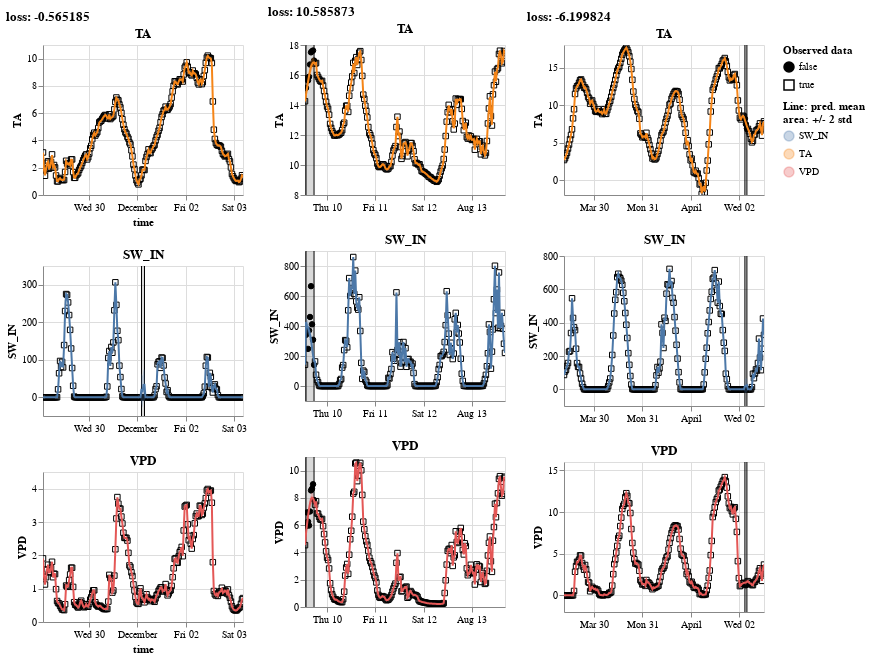

Write notebook code for a chart like this one.
### Code cell
show_results(learn)

### Figure 1 — Vega-Lite specification as saved in the notebook (floating-point values rounded to 4 significant figures; data arrays with more than 128 entries replaced by an {"elided": "..."} marker saying what was removed)
{"config": {"view": {"continuousWidth": 400, "continuousHeight": 300}}, "hconcat": [{"vconcat": [{"hconcat": [{"layer": [{"mark": {"type": "point", "color": "black", "fillOpacity": 1, "strokeWidth": 1}, "encoding": {"fill": {"field": "is_present", "legend": {"title": ["Observed data"]}, "scale": {"range": ["black", "#ffffff00"]}, "type": "nominal"}, "shape": {"field": "is_present", "type": "nominal"}, "x": {"axis": {"domain": true, "labels": true, "ticks": true, "title": "time"}, "field": "time", "type": "temporal"}, "y": {"field": "value", "scale": {"zero": false}, "title": "TA", "type": "quantitative"}}}, {"layer": [{"mark": "errorband", "encoding": {"color": {"field": "variable", "legend": {"title": ["Line: pred. mean", "area: +/- 2 std"]}, "type": "nominal"}, "x": {"field": "time", "type": "temporal"}, "y": {"field": "err_low", "scale": {"zero": false}, "title": "TA", "type": "quantitative"}, "y2": {"field": "err_high"}}, "name": "view_46"}, {"mark": "line", "encoding": {"color": {"field": "variable", "type": "nominal"}, "x": {"field": "time", "type": "temporal"}, "y": {"field": "mean", "scale": {"zero": false}, "title": "TA", "type": "quantitative"}}}]}], "height": 150, "title": "TA", "width": 200}], "data": {"name": "data-f981d4a55e1dc5d6170d4135053f1e18"}}, {"hconcat": [{"layer": [{"data": {"name": "data-27f4557f15a414acc0160de8d11b57a1"}, "mark": {"type": "point", "color": "black", "fillOpacity": 1, "strokeWidth": 1}, "encoding": {"fill": {"field": "is_present", "legend": {"title": ["Observed data"]}, "scale": {"range": ["black", "#ffffff00"]}, "type": "nominal"}, "shape": {"field": "is_present", "type": "nominal"}, "x": {"axis": {"domain": true, "labels": true, "ticks": true, "title": "time"}, "field": "time", "type": "temporal"}, "y": {"field": "value", "scale": {"zero": false}, "title": "SW_IN", "type": "quantitative"}}}, {"layer": [{"mark": "rule", "encoding": {"x": {"axis": {"domain": false, "labels": false, "ticks": false, "title": null}, "field": "gap_start", "type": "temporal"}}}, {"mark": "rule", "encoding": {"x": {"axis": {"domain": false, "labels": false, "ticks": false, "title": null}, "field": "gap_end", "type": "temporal"}}}, {"mark": {"type": "rect", "color": "black", "opacity": 0.15}, "encoding": {"x": {"axis": {"domain": false, "labels": false, "ticks": false, "title": null}, "field": "gap_start", "type": "temporal"}, "x2": {"field": "gap_end"}}}], "data": {"name": "data-718df7ebd6859b328b5519d9ac0a334a"}}, {"layer": [{"mark": "errorband", "encoding": {"color": {"field": "variable", "legend": {"title": ["Line: pred. mean", "area: +/- 2 std"]}, "type": "nominal"}, "x": {"field": "time", "type": "temporal"}, "y": {"field": "err_low", "scale": {"zero": false}, "title": "SW_IN", "type": "quantitative"}, "y2": {"field": "err_high"}}, "name": "view_47"}, {"mark": "line", "encoding": {"color": {"field": "variable", "type": "nominal"}, "x": {"field": "time", "type": "temporal"}, "y": {"field": "mean", "scale": {"zero": false}, "title": "SW_IN", "type": "quantitative"}}}], "data": {"name": "data-27f4557f15a414acc0160de8d11b57a1"}}], "height": 150, "title": "SW_IN", "width": 200}]}, {"hconcat": [{"layer": [{"mark": {"type": "point", "color": "black", "fillOpacity": 1, "strokeWidth": 1}, "encoding": {"fill": {"field": "is_present", "legend": {"title": ["Observed data"]}, "scale": {"range": ["black", "#ffffff00"]}, "type": "nominal"}, "shape": {"field": "is_present", "type": "nominal"}, "x": {"axis": {"domain": true, "labels": true, "ticks": true, "title": "time"}, "field": "time", "type": "temporal"}, "y": {"field": "value", "scale": {"zero": false}, "title": "VPD", "type": "quantitative"}}}, {"layer": [{"mark": "errorband", "encoding": {"color": {"field": "variable", "legend": {"title": ["Line: pred. mean", "area: +/- 2 std"]}, "type": "nominal"}, "x": {"field": "time", "type": "temporal"}, "y": {"field": "err_low", "scale": {"zero": false}, "title": "VPD", "type": "quantitative"}, "y2": {"field": "err_high"}}, "name": "view_48"}, {"mark": "line", "encoding": {"color": {"field": "variable", "type": "nominal"}, "x": {"field": "time", "type": "temporal"}, "y": {"field": "mean", "scale": {"zero": false}, "title": "VPD", "type": "quantitative"}}}]}], "height": 150, "title": "VPD", "width": 200}], "data": {"name": "data-438f661c6c9a50e492fe44ddad68a074"}}], "title": "loss: -0.565185"}, {"vconcat": [{"hconcat": [{"layer": [{"data": {"name": "data-ba19f228dc757b8f1e2d27c3c6f591be"}, "mark": {"type": "point", "color": "black", "fillOpacity": 1, "strokeWidth": 1}, "encoding": {"fill": {"field": "is_present", "legend": {"title": ["Observed data"]}, "scale": {"range": ["black", "#ffffff00"]}, "type": "nominal"}, "shape": {"field": "is_present", "type": "nominal"}, "x": {"axis": {"domain": true, "labels": true, "ticks": true, "title": "time"}, "field": "time", "type": "temporal"}, "y": {"field": "value", "scale": {"zero": false}, "title": "TA", "type": "quantitative"}}}, {"layer": [{"mark": "rule", "encoding": {"x": {"axis": {"domain": false, "labels": false, "ticks": false, "title": null}, "field": "gap_start", "type": "temporal"}}}, {"mark": "rule", "encoding": {"x": {"axis": {"domain": false, "labels": false, "ticks": false, "title": null}, "field": "gap_end", "type": "temporal"}}}, {"mark": {"type": "rect", "color": "black", "opacity": 0.15}, "encoding": {"x": {"axis": {"domain": false, "labels": false, "ticks": false, "title": null}, "field": "gap_start", "type": "temporal"}, "x2": {"field": "gap_end"}}}], "data": {"name": "data-772e04b1964bcf8cec5910da8126b6b3"}}, {"layer": [{"mark": "errorband", "encoding": {"color": {"field": "variable", "legend": {"title": ["Line: pred. mean", "area: +/- 2 std"]}, "type": "nominal"}, "x": {"field": "time", "type": "temporal"}, "y": {"field": "err_low", "scale": {"zero": false}, "title": "TA", "type": "quantitative"}, "y2": {"field": "err_high"}}, "name": "view_49"}, {"mark": "line", "encoding": {"color": {"field": "variable", "type": "nominal"}, "x": {"field": "time", "type": "temporal"}, "y": {"field": "mean", "scale": {"zero": false}, "title": "TA", "type": "quantitative"}}}], "data": {"name": "data-ba19f228dc757b8f1e2d27c3c6f591be"}}], "height": 150, "title": "TA", "width": 200}]}, {"hconcat": [{"layer": [{"data": {"name": "data-f430e2c187bb97294716aa7b8bd5bc5f"}, "mark": {"type": "point", "color": "black", "fillOpacity": 1, "strokeWidth": 1}, "encoding": {"fill": {"field": "is_present", "legend": {"title": ["Observed data"]}, "scale": {"range": ["black", "#ffffff00"]}, "type": "nominal"}, "shape": {"field": "is_present", "type": "nominal"}, "x": {"axis": {"domain": true, "labels": true, "ticks": true, "title": "time"}, "field": "time", "type": "temporal"}, "y": {"field": "value", "scale": {"zero": false}, "title": "SW_IN", "type": "quantitative"}}}, {"layer": [{"mark": "rule", "encoding": {"x": {"axis": {"domain": false, "labels": false, "ticks": false, "title": null}, "field": "gap_start", "type": "temporal"}}}, {"mark": "rule", "encoding": {"x": {"axis": {"domain": false, "labels": false, "ticks": false, "title": null}, "field": "gap_end", "type": "temporal"}}}, {"mark": {"type": "rect", "color": "black", "opacity": 0.15}, "encoding": {"x": {"axis": {"domain": false, "labels": false, "ticks": false, "title": null}, "field": "gap_start", "type": "temporal"}, "x2": {"field": "gap_end"}}}], "data": {"name": "data-772e04b1964bcf8cec5910da8126b6b3"}}, {"layer": [{"mark": "errorband", "encoding": {"color": {"field": "variable", "legend": {"title": ["Line: pred. mean", "area: +/- 2 std"]}, "type": "nominal"}, "x": {"field": "time", "type": "temporal"}, "y": {"field": "err_low", "scale": {"zero": false}, "title": "SW_IN", "type": "quantitative"}, "y2": {"field": "err_high"}}, "name": "view_50"}, {"mark": "line", "encoding": {"color": {"field": "variable", "type": "nominal"}, "x": {"field": "time", "type": "temporal"}, "y": {"field": "mean", "scale": {"zero": false}, "title": "SW_IN", "type": "quantitative"}}}], "data": {"name": "data-f430e2c187bb97294716aa7b8bd5bc5f"}}], "height": 150, "title": "SW_IN", "width": 200}]}, {"hconcat": [{"layer": [{"data": {"name": "data-4b43e569d2670b7f907a15ec5670f52c"}, "mark": {"type": "point", "color": "black", "fillOpacity": 1, "strokeWidth": 1}, "encoding": {"fill": {"field": "is_present", "legend": {"title": ["Observed data"]}, "scale": {"range": ["black", "#ffffff00"]}, "type": "nominal"}, "shape": {"field": "is_present", "type": "nominal"}, "x": {"axis": {"domain": true, "labels": true, "ticks": true, "title": "time"}, "field": "time", "type": "temporal"}, "y": {"field": "value", "scale": {"zero": false}, "title": "VPD", "type": "quantitative"}}}, {"layer": [{"mark": "rule", "encoding": {"x": {"axis": {"domain": false, "labels": false, "ticks": false, "title": null}, "field": "gap_start", "type": "temporal"}}}, {"mark": "rule", "encoding": {"x": {"axis": {"domain": false, "labels": false, "ticks": false, "title": null}, "field": "gap_end", "type": "temporal"}}}, {"mark": {"type": "rect", "color": "black", "opacity": 0.15}, "encoding": {"x": {"axis": {"domain": false, "labels": false, "ticks": false, "title": null}, "field": "gap_start", "type": "temporal"}, "x2": {"field": "gap_end"}}}], "data": {"name": "data-772e04b1964bcf8cec5910da8126b6b3"}}, {"layer": [{"mark": "errorband", "encoding": {"color": {"field": "variable", "legend": {"title": ["Line: pred. mean", "area: +/- 2 std"]}, "type": "nominal"}, "x": {"field": "time", "type": "temporal"}, "y": {"field": "err_low", "scale": {"zero": false}, "title": "VPD", "type": "quantitative"}, "y2": {"field": "err_high"}}, "name": "view_51"}, {"mark": "line", "encoding": {"color": {"field": "variable", "type": "nominal"}, "x": {"field": "time", "type": "temporal"}, "y": {"field": "mean", "scale": {"zero": false}, "title": "VPD", "type": "quantitative"}}}], "data": {"name": "data-4b43e569d2670b7f907a15ec5670f52c"}}], "height": 150, "title": "VPD", "width": 200}]}], "title": "loss: 10.585873"}, {"vconcat": [{"hconcat": [{"layer": [{"data": {"name": "data-ccbfdff4e390635c4a708800a190217c"}, "mark": {"type": "point", "color": "black", "fillOpacity": 1, "strokeWidth": 1}, "encoding": {"fill": {"field": "is_present", "legend": {"title": ["Observed data"]}, "scale": {"range": ["black", "#ffffff00"]}, "type": "nominal"}, "shape": {"field": "is_present", "type": "nominal"}, "x": {"axis": {"domain": true, "labels": true, "ticks": true, "title": "time"}, "field": "time", "type": "temporal"}, "y": {"field": "value", "scale": {"zero": false}, "title": "TA", "type": "quantitative"}}}, {"layer": [{"mark": "rule", "encoding": {"x": {"axis": {"domain": false, "labels": false, "ticks": false, "title": null}, "field": "gap_start", "type": "temporal"}}}, {"mark": "rule", "encoding": {"x": {"axis": {"domain": false, "labels": false, "ticks": false, "title": null}, "field": "gap_end", "type": "temporal"}}}, {"mark": {"type": "rect", "color": "black", "opacity": 0.15}, "encoding": {"x": {"axis": {"domain": false, "labels": false, "ticks": false, "title": null}, "field": "gap_start", "type": "temporal"}, "x2": {"field": "gap_end"}}}], "data": {"name": "data-b8a807c93d849d763a10e657d20264c3"}}, {"layer": [{"mark": "errorband", "encoding": {"color": {"field": "variable", "legend": {"title": ["Line: pred. mean", "area: +/- 2 std"]}, "type": "nominal"}, "x": {"field": "time", "type": "temporal"}, "y": {"field": "err_low", "scale": {"zero": false}, "title": "TA", "type": "quantitative"}, "y2": {"field": "err_high"}}, "name": "view_52"}, {"mark": "line", "encoding": {"color": {"field": "variable", "type": "nominal"}, "x": {"field": "time", "type": "temporal"}, "y": {"field": "mean", "scale": {"zero": false}, "title": "TA", "type": "quantitative"}}}], "data": {"name": "data-ccbfdff4e390635c4a708800a190217c"}}], "height": 150, "title": "TA", "width": 200}]}, {"hconcat": [{"layer": [{"data": {"name": "data-115f94b344759a78f53a798f7c5904e6"}, "mark": {"type": "point", "color": "black", "fillOpacity": 1, "strokeWidth": 1}, "encoding": {"fill": {"field": "is_present", "legend": {"title": ["Observed data"]}, "scale": {"range": ["black", "#ffffff00"]}, "type": "nominal"}, "shape": {"field": "is_present", "type": "nominal"}, "x": {"axis": {"domain": true, "labels": true, "ticks": true, "title": "time"}, "field": "time", "type": "temporal"}, "y": {"field": "value", "scale": {"zero": false}, "title": "SW_IN", "type": "quantitative"}}}, {"layer": [{"mark": "rule", "encoding": {"x": {"axis": {"domain": false, "labels": false, "ticks": false, "title": null}, "field": "gap_start", "type": "temporal"}}}, {"mark": "rule", "encoding": {"x": {"axis": {"domain": false, "labels": false, "ticks": false, "title": null}, "field": "gap_end", "type": "temporal"}}}, {"mark": {"type": "rect", "color": "black", "opacity": 0.15}, "encoding": {"x": {"axis": {"domain": false, "labels": false, "ticks": false, "title": null}, "field": "gap_start", "type": "temporal"}, "x2": {"field": "gap_end"}}}], "data": {"name": "data-b8a807c93d849d763a10e657d20264c3"}}, {"layer": [{"mark": "errorband", "encoding": {"color": {"field": "variable", "legend": {"title": ["Line: pred. mean", "area: +/- 2 std"]}, "type": "nominal"}, "x": {"field": "time", "type": "temporal"}, "y": {"field": "err_low", "scale": {"zero": false}, "title": "SW_IN", "type": "quantitative"}, "y2": {"field": "err_high"}}, "name": "view_53"}, {"mark": "line", "encoding": {"color": {"field": "variable", "type": "nominal"}, "x": {"field": "time", "type": "temporal"}, "y": {"field": "mean", "scale": {"zero": false}, "title": "SW_IN", "type": "quantitative"}}}], "data": {"name": "data-115f94b344759a78f53a798f7c5904e6"}}], "height": 150, "title": "SW_IN", "width": 200}]}, {"hconcat": [{"layer": [{"data": {"name": "data-1f4e287e961e39cbbb7d28a80897e9f3"}, "mark": {"type": "point", "color": "black", "fillOpacity": 1, "strokeWidth": 1}, "encoding": {"fill": {"field": "is_present", "legend": {"title": ["Observed data"]}, "scale": {"range": ["black", "#ffffff00"]}, "type": "nominal"}, "shape": {"field": "is_present", "type": "nominal"}, "x": {"axis": {"domain": true, "labels": true, "ticks": true, "title": "time"}, "field": "time", "type": "temporal"}, "y": {"field": "value", "scale": {"zero": false}, "title": "VPD", "type": "quantitative"}}}, {"layer": [{"mark": "rule", "encoding": {"x": {"axis": {"domain": false, "labels": false, "ticks": false, "title": null}, "field": "gap_start", "type": "temporal"}}}, {"mark": "rule", "encoding": {"x": {"axis": {"domain": false, "labels": false, "ticks": false, "title": null}, "field": "gap_end", "type": "temporal"}}}, {"mark": {"type": "rect", "color": "black", "opacity": 0.15}, "encoding": {"x": {"axis": {"domain": false, "labels": false, "ticks": false, "title": null}, "field": "gap_start", "type": "temporal"}, "x2": {"field": "gap_end"}}}], "data": {"name": "data-b8a807c93d849d763a10e657d20264c3"}}, {"layer": [{"mark": "errorband", "encoding": {"color": {"field": "variable", "legend": {"title": ["Line: pred. mean", "area: +/- 2 std"]}, "type": "nominal"}, "x": {"field": "time", "type": "temporal"}, "y": {"field": "err_low", "scale": {"zero": false}, "title": "VPD", "type": "quantitative"}, "y2": {"field": "err_high"}}, "name": "view_54"}, {"mark": "line", "encoding": {"color": {"field": "variable", "type": "nominal"}, "x": {"field": "time", "type": "temporal"}, "y": {"field": "mean", "scale": {"zero": false}, "title": "VPD", "type": "quantitative"}}}], "data": {"name": "data-1f4e287e961e39cbbb7d28a80897e9f3"}}], "height": 150, "title": "VPD", "width": 200}]}], "title": "loss: -6.199824"}], "params": [{"name": "param_71", "select": {"type": "interval", "encodings": ["x"]}, "bind": "scales", "views": ["view_46", "view_47", "view_48"]}, {"name": "param_75", "select": {"type": "interval", "encodings": ["x"]}, "bind": "scales", "views": ["view_49", "view_50", "view_51"]}, {"name": "param_79", "select": {"type": "interval", "encodings": ["x"]}, "bind": "scales", "views": ["view_52", "view_53", "view_54"]}], "$schema": "https://vega.github.io/schema/vega-lite/v5.2.0.json", "datasets": {"data-f981d4a55e1dc5d6170d4135053f1e18": {"elided": "200 records"}, "data-27f4557f15a414acc0160de8d11b57a1": {"elided": "200 records"}, "data-718df7ebd6859b328b5519d9ac0a334a": [{"gap_start": "2011-12-01T02:00:00", "gap_end": "2011-12-01T03:30:00"}], "data-438f661c6c9a50e492fe44ddad68a074": {"elided": "200 records"}, "data-ba19f228dc757b8f1e2d27c3c6f591be": {"elided": "200 records"}, "data-772e04b1964bcf8cec5910da8126b6b3": [{"gap_start": "2006-08-09T13:30:00", "gap_end": "2006-08-09T17:30:00"}], "data-f430e2c187bb97294716aa7b8bd5bc5f": {"elided": "200 records"}, "data-4b43e569d2670b7f907a15ec5670f52c": {"elided": "200 records"}, "data-ccbfdff4e390635c4a708800a190217c": {"elided": "200 records"}, "data-b8a807c93d849d763a10e657d20264c3": [{"gap_start": "2003-04-02T03:00:00", "gap_end": "2003-04-02T04:00:00"}], "data-115f94b344759a78f53a798f7c5904e6": {"elided": "200 records"}, "data-1f4e287e961e39cbbb7d28a80897e9f3": {"elided": "200 records"}}}
